Frame 1 (no input): blank canvas, image omitted
Frame 60 (the mouse pressed at the canvas centre just before this capture): blank canvas, image omitted
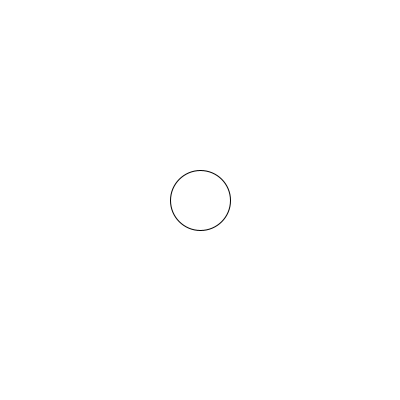
Frame 120 (the mouse held since frame 60 and released just before this capture)

The Processing sketch whose frames 1 and 60 were blank and that drew this single picture after the mouse press (run headless with seeded random() and noise(); from frame 60 on, the mouse is pressed at the canvas centre):

// Processing sketch: week08_4_bubble_balloon_part1
// ── week08_4_bubble_balloon_part1.pde
//week08_4_bubble_balloon_part1
void setup(){
  size(400, 400);
}
int x, y, s;
void draw(){
  background(255);
  ellipse(x, y, s, s);
  if(mousePressed)s++;
}
void mousePressed(){
  x = mouseX;
  y = mouseY;
  s = 1;
}
